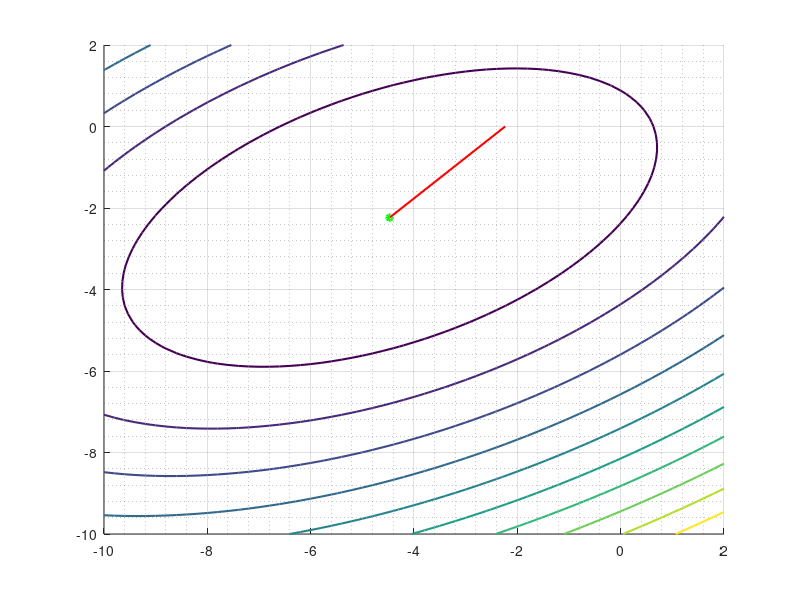

The MATLAB source for this figure:
clc
clear variables
close all

fnc = @(x) -4 * x(1) * x(2) + 3 * x(1) ^ 2 + 6 * x(2) ^ 2 + 8 * sqrt(5) * x(1) + 4 * sqrt(5) * x(2) + 36;
eps = 0.00005;
x0 = [-sqrt(5); 0];
k = 0;
n = 2;
Kmax = 10 ^ 6;
path = NaN(3, Kmax);

h = 0.001;
xk = ones(n, 1);
xk1 = x0;
Hk = [6, -4; -4, 12];
antigrad1 = -([fnc([xk1(1) + h; xk1(2)]); fnc([xk1(1); xk1(2) + h])] - [fnc([xk1(1) - h; xk1(2)]); fnc([xk1(1); xk1(2) - h])]) / 2 / h;

while abs(fnc(xk) - fnc(xk1)) > eps && norm(xk - xk1) > eps && k < Kmax
    k = k + 1;
    path(1, k) = xk1(1);
    path(2, k) = xk1(2);
    path(3, k) = fnc(xk1);
    antigrad = antigrad1;
    xk = xk1;
    xk1 = xk + inv(Hk) * antigrad;
    antigrad1 = -([fnc([xk1(1) + h; xk1(2)]); fnc([xk1(1); xk1(2) + h])] - [fnc([xk1(1) - h; xk1(2)]); fnc([xk1(1); xk1(2) - h])]) / 2 / h;  
end

Xmin = xk1;
path(1, k + 1) = xk1(1);
path(2, k + 1) = xk1(2);
path(3, k + 1) = fnc(xk1);
Fmin = fnc(Xmin);

fprintf('Number of iterations = %d \n', k);
fprintf('Minimum point = [%.3f,  %.3f] \n', Xmin(1), Xmin(2));
fprintf('Function minimum = %.f \n', Fmin);

hold on
[X, Y] = meshgrid(-10 : 0.2 : 2);
Z = -4 .* X .* Y + 3 .* X .^ 2 + 6 .* Y .^ 2 + 8 .* sqrt(5) .* X + 4 .* sqrt(5) .* Y + 36;
contour(X, Y, Z, 'LineWidth', 1.5);
grid on
grid minor
plot3(path(1, :), path(2, :), path(3, :),'r', 'LineWidth', 1.5);
plot3(path(1, k + 1), path(2, k + 1), path(3, k + 1),'g*', 'LineWidth', 1.5);
hold off
